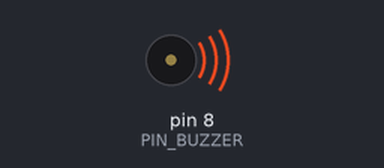
A sketch run on a simulated Arduino Uno, built with avr-gcc and run on an emulated ATmega328P. Parts: buzzer (waves = sounding).

Above: at 0.15 s.
Timing chart, 0 to 3.0 s (numbered marks = the images above):
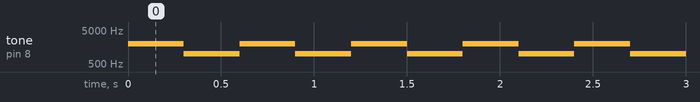

Measured:
- by itself, tone on pin 8 (PIN_BUZZER): alternates 2000 Hz for 0.30 s and 1000 Hz for 0.30 s

The sketch:

Test_Buzzer.ino
```cpp
const int PIN_BUZZER = 8;

void setup() {
  pinMode(PIN_BUZZER, OUTPUT);
}

void loop() {
  // Simulate Alarm Siren
  tone(PIN_BUZZER, 2000); // High pitch 2kHz
  delay(300);

  tone(PIN_BUZZER, 1000); // Low pitch 1kHz
  delay(300);


}
```
